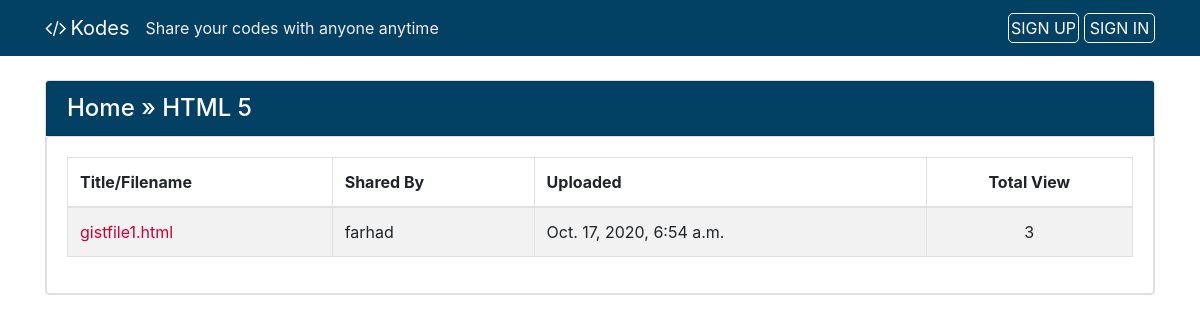
/lang/HTML 5/, run on the app's committed database.
### codes/models.py (models this page shows, shortened)
class Language(models.Model):
    name = models.CharField(max_length=50, null=False, blank=False)
    language_code = models.IntegerField(default=100, null=False, blank=False)
    is_popular = models.BooleanField(default=False, verbose_name="Popular")
    short_name = models.CharField(max_length=30, null=True, blank=True)
    file_extension = models.CharField(max_length=30, null=True, blank=True)

class Code(models.Model):
    author = models.ForeignKey(User, on_delete=models.CASCADE, null=True, blank=True)
    created_utc = models.DateTimeField(auto_now_add=True, verbose_name="Created")
    total_views = models.IntegerField(default=0)
    snippet_title = models.CharField(max_length=1000, default="", verbose_name="Title/Filename")
    snippet_body = models.TextField(verbose_name="Code Snippet")
    language = models.ForeignKey(Language, on_delete=models.SET_NULL, null=True)
    is_private = models.BooleanField(default=False, verbose_name="Private")
    password = models.CharField(max_length=1000, default="", blank=True)

### codes/views.py (the view)
# urls.py: path('lang/<language_name>/', language_page, name="language_page"),
def language_page(request, language_name):
    try:
        language = Language.objects.get(name__iexact=language_name)
    except:
        response = render(request, '404.html')
        response.status_code = 404
        return response
    codes = Code.objects.order_by('-created_utc').filter(language__name__iexact=language_name).all()
    per_page = 10
    paginator = Paginator(codes, per_page).get_page(1)
    context = {
        "language": language_name,
        "paginator": paginator
    }
    return render(request, "codes/language_page.html", context)

### codes/context_processors.py (called while the page is built)
def sitename_tagline(request):
    context = {
        'SITENAME': settings.SITENAME,
        'TAGLINE': settings.TAGLINE
    }
    return context

### codes/templates/codes/language_page.html (shortened to what this page needs)
{% extends 'codes/base.html' %}
{% block content %}
<div class="card my-4">
    <div class="card card-header shared-snippet-title" style="padding-bottom: 0px !important">
        <h4 class="card-title card-link breadcumb"><a href="{% url 'home' %}">Home</a> &raquo; {{language}}</h4>
    </div>
    <div class="card card-body">
        <table class="table table-striped table-bordered">
            <thead>
                <tr>
                    <th>Title/Filename</th>
                    <th>Shared By</th>
                    <th>Uploaded</th>
                    <th class="text-center">Total View</th>
                </tr>
            </thead>
            <tbody>
                {% for code in paginator %}
                    <tr>
                        <td><a href="{% url 'code_view' code.id %}">{{ code.snippet_title }}</a></td>
                        <td>{{ code.author.username|default:"Guest User" }}</td>
                        <td>{{ code.created_utc }}</td>
                        <td class="text-center">{{ code.total_views }}</td>
                    </tr>
                {% endfor %}
            </tbody>
        </table>
    </div>
</div>
{% endblock content %}

### codes/static/main.css (style rules this page uses)
a { text-decoration: none; color: #c03; }
.card-link.breadcumb a { text-decoration: none; color: white; }
.card.card-header.shared-snippet-title { background-color: #024064; color: #fff; }

### data on the page
Language: name "HTML 5"
Code: snippet_title "gistfile1.html", author.username "farhad", created_utc "Oct. 17, 2020, 6:54 a.m.", total_views "3"

### other printed values
{{ SITENAME }} "Kodes"
{{ TAGLINE }} "Share your codes with anyone anytime"
